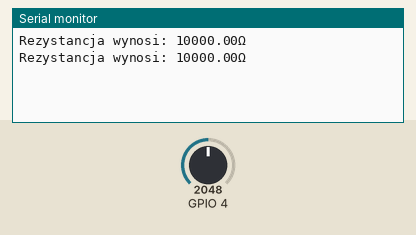
A sketch run on a simulated ESP32. On the bench: the last lines printed to the serial monitor. The test bench sets the inputs (shaded band); at power-on: GPIO 4 = 2048.

Above: at 1.2 s.
1.3 s: GPIO 4 set to 2866
At 2.6 s:
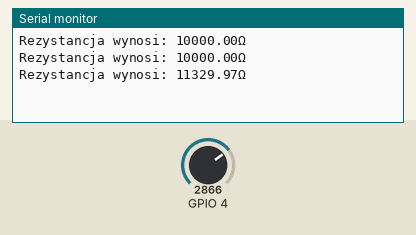
2.8 s: GPIO 4 set to 3603
At 3.8 s:
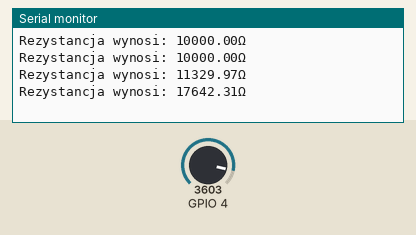
Timing chart, 0 to 5.8 s (numbered marks = the images above; inputs shaded):
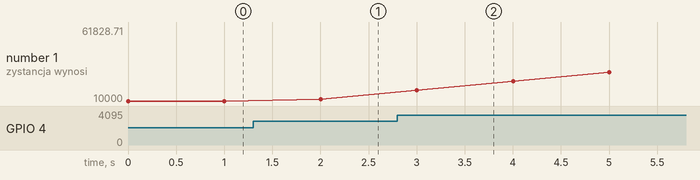

Measured:
- after the input at 1.3 s, the serial monitor: prints a new line after 0.70 s (image 1)
- after the input at 2.8 s, the serial monitor: prints a new line after 0.20 s (image 2)
- plotted number 1: 10000 → 11329.97 after the input at 1.3 s, 11329.97 → 61828.71 after the input at 2.8 s

The sketch:

Miernik_Rezystancji.ino
```cpp
const int R1 = 10000;
const int Vin = 3300;
const int WINDOW_SIZE = 10;
double readSet[WINDOW_SIZE] = {0};
int count = 0;
double voltage = 0;
double res = 0;
double res_sum;
double res_avg = 0;


//---------------

void setup() {
  Serial.begin(9600);
  for(int i = 0; i < WINDOW_SIZE;i++){
    voltage = analogReadMilliVolts(4);

    if(Vin - voltage != 0){
      res = (voltage*R1)/(Vin-voltage);
    }
    readSet[i] = res;

  }
}
void loop() {
  voltage = analogReadMilliVolts(4);

  if(Vin - voltage != 0){
    res = (voltage*R1)/(Vin-voltage);
  }

  readSet[count] = res;
  count++;
  if(count == WINDOW_SIZE){
    count = 0;
  }
  res_sum = 0;
  for(int x = 0; x < WINDOW_SIZE; x++){
      res_sum += readSet[x];
    }
  res_avg = res_sum/10;

  Serial.print("Rezystancja wynosi: ");
  Serial.print(res_avg);
  Serial.println("Ω");
  delay(1000);
}
```
